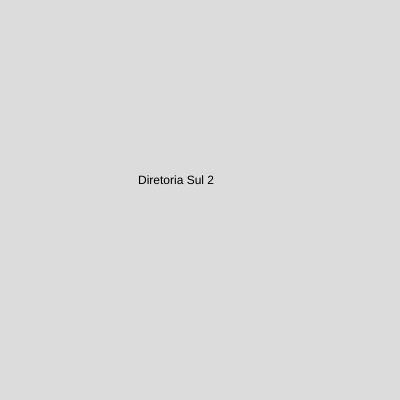
Frame 1 (no input)
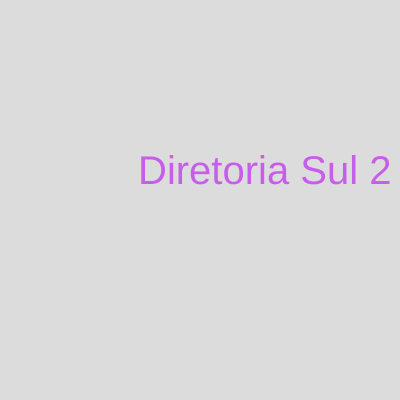
Frame 60 (no input)
Frame 120 (the mouse pressed at the canvas centre since frame 60): identical to frame 60, image omitted

The p5.js sketch that drew these frames (run headless with seeded random() and noise() and a simulated clock; from frame 60 on, the mouse is pressed at the canvas centre):

// p5.js sketch
// ── sketch.js
function setup () {
  createCanvas(400,400);
}

function draw() {
  background(220);
  text("Diretoria Sul 2", 138, 184);
  textSize(40);
  fill(color(199,94,235));
}
